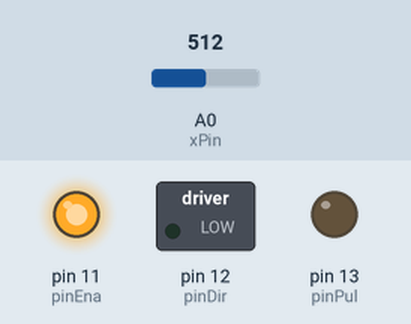
Simulated run of this sketch. Board: Arduino Uno, built with avr-gcc and run on an emulated ATmega328P. On the bench: switched loads named in the sketch (green lamp = pin HIGH), output pins drawn as LEDs (lit = HIGH). The test bench sets the inputs (shaded band); at power-on: A0 (xPin) = 512.

Above: at 1.2 s.
1.3 s: A0 (xPin) set to 555
At 2.8 s:
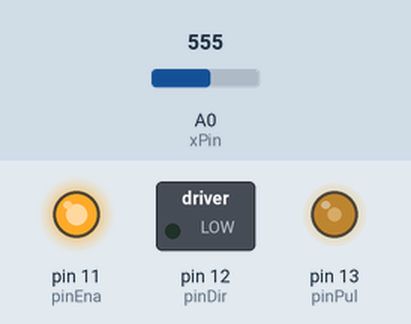
4.3 s: A0 (xPin) set to 306
At 5.5 s:
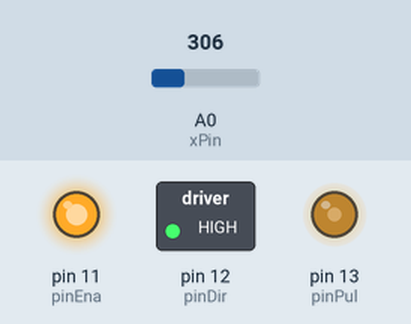
5.8 s: A0 (xPin) set to 480
7.3 s: A0 (xPin) set to 510
At 8.3 s:
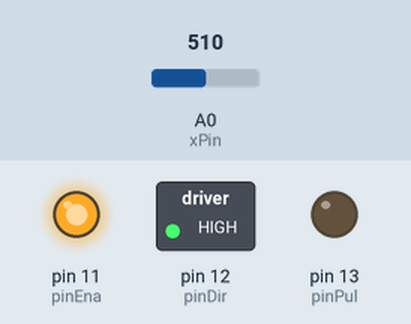
8.8 s: A0 (xPin) set to 0
At 10.0 s:
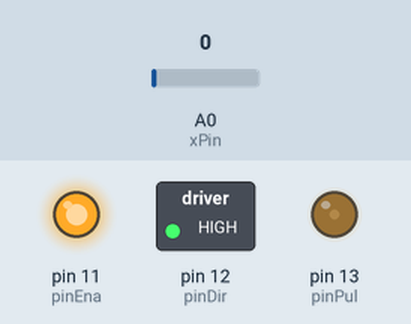
10.3 s: A0 (xPin) set to 716
At 11.3 s:
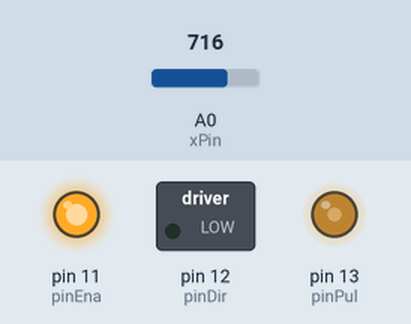
Timing chart, 0 to 12.8 s (numbered marks = the images above; inputs shaded):
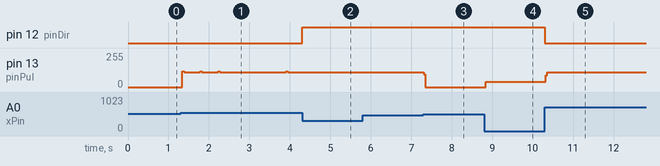

The sketch:

stappenmotor_met_joystick_aandrijving_v1.ino
```cpp
const int pinPul = 13;
 const int pinDir = 12;
 const int pinEna = 11;
 int xPin = A0;
 int xVal = 0;
 int xValMapped = 0;
int Direction=1;


void setup() {
  Serial.begin(9600);


  pinMode(pinPul,OUTPUT);
  pinMode(pinDir,OUTPUT);
  pinMode(pinEna,OUTPUT);

   digitalWrite(pinEna, HIGH);
 digitalWrite(pinDir, LOW);

}

void loop() {
 xVal = analogRead(xPin);
xValMapped = map(xVal, 0, 1023, -100, 100);

if(xValMapped > -5 && xValMapped <5)
{
 delay(10);
  return;
;}


Direction=1;
if(xValMapped<0)
{
Direction=-1;
xValMapped= -xValMapped;
}

int snelheidDelay = map(xValMapped, 5, 100, 1000, 50);

if(Direction==1)
{
 digitalWrite(pinDir, LOW);
}
else
{
 digitalWrite(pinDir, HIGH);
}


/*
Serial.print("xVal=");
Serial.print(xVal);
Serial.print(" ,");
Serial.print(xValMapped);
Serial.print(" ,");
Serial.print(Direction);
Serial.println();
*/

digitalWrite(pinPul, HIGH);
delayMicroseconds(snelheidDelay);
digitalWrite(pinPul, LOW);
delayMicroseconds(snelheidDelay);


}
```

Measured:
- the behaviour switches between 537 and 538 on A0 (xPin) (found by bisection; images 0 and 1)
- the behaviour switches between 491 and 492 on A0 (xPin) (found by bisection; images 2 and 3)
- after the input at 1.3 s, pin 13 (pinPul): 0/255 → 112/255 after 0.05 s
- after the input at 4.3 s, pin 12 (pinDir): LOW → HIGH at once; pin 13 (pinPul): stops changing and stays 112/255
- after the input at 5.8 s, every drawn part: stays the same
- after the input at 7.3 s, pin 13 (pinPul): 112/255 → 0/255 at once
- after the input at 8.8 s, pin 13 (pinPul): 0/255 → 41/255 after 0.05 s
- after the input at 10.3 s, pin 12 (pinDir): HIGH → LOW at once; pin 13 (pinPul): 41/255 → 109/255 at once
